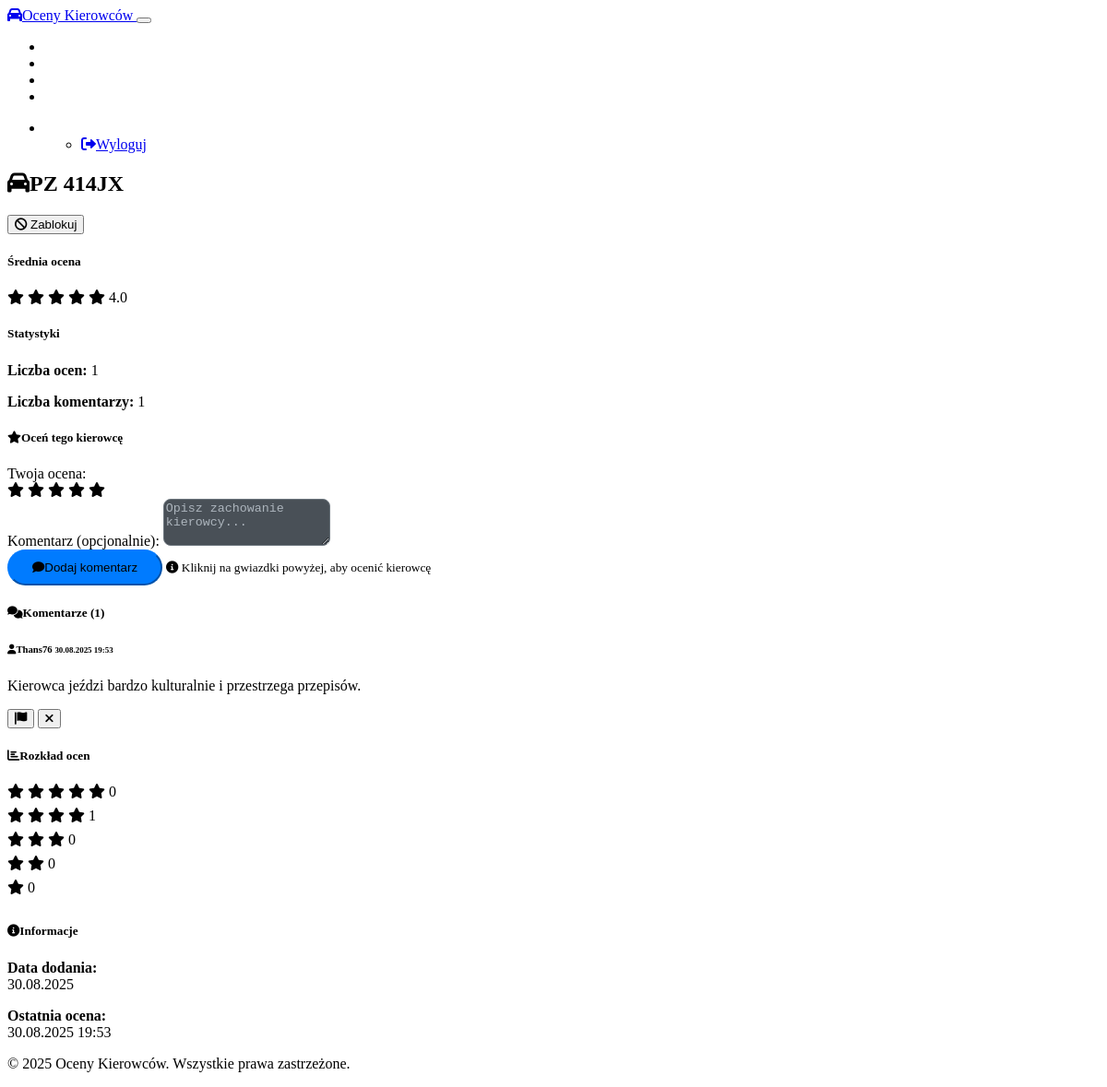
/vehicle/PZ 414JX (signed in), run on the app's committed database.
### models.py (models this page shows, shortened)
class Vehicle(db.Model):
    id = db.Column(db.Integer, primary_key=True)
    license_plate = db.Column(db.String(20), unique=True, nullable=False)
    is_blocked = db.Column(db.Boolean, default=False)
    created_at = db.Column(db.DateTime, default=datetime.utcnow)
    ratings = db.relationship('Rating', backref='vehicle', lazy='dynamic', cascade='all, delete-orphan')
    comments = db.relationship('Comment', backref='vehicle', lazy='dynamic', cascade='all, delete-orphan')

class Comment(db.Model):
    id = db.Column(db.Integer, primary_key=True)
    vehicle_id = db.Column(db.Integer, db.ForeignKey('vehicle.id'), nullable=False)
    user_id = db.Column(db.Integer, db.ForeignKey('user.id'), nullable=False)
    content = db.Column(db.Text, nullable=False)
    reports = db.Column(db.Integer, default=0)
    created_at = db.Column(db.DateTime, default=datetime.utcnow)
    report_entries = db.relationship('Report', backref='comment', lazy='dynamic', cascade='all, delete-orphan')

class User(db.Model):
    id = db.Column(db.Integer, primary_key=True)
    username = db.Column(db.String(64), unique=True, nullable=False)
    email = db.Column(db.String(120), unique=True, nullable=False)
    password_hash = db.Column(db.String(256), nullable=False)
    is_admin = db.Column(db.Boolean, default=False)
    created_at = db.Column(db.DateTime, default=datetime.utcnow)
    ratings = db.relationship('Rating', backref='user', lazy='dynamic', cascade='all, delete-orphan')
    comments = db.relationship('Comment', backref='user', lazy='dynamic', cascade='all, delete-orphan')
    reports = db.relationship('Report', backref='user', lazy='dynamic', cascade='all, delete-orphan')

class Rating(db.Model):
    id = db.Column(db.Integer, primary_key=True)
    vehicle_id = db.Column(db.Integer, db.ForeignKey('vehicle.id'), nullable=False)
    user_id = db.Column(db.Integer, db.ForeignKey('user.id'), nullable=False)
    rating = db.Column(db.Integer, nullable=False)  # 1-5 stars
    created_at = db.Column(db.DateTime, default=datetime.utcnow)
    __table_args__ = (db.UniqueConstraint('vehicle_id', 'user_id', name='unique_user_vehicle_rating'),)

### app.py (the view)
@app.route('/vehicle/<license_plate>')
def vehicle_detail(license_plate):
    if not validate_license_plate(license_plate):
        flash('Nieprawidłowy format numeru rejestracyjnego!', 'warning')
        return redirect(url_for('index'))
    vehicle = Vehicle.query.filter_by(license_plate=license_plate.upper()).first()
    if not vehicle:
        vehicle = Vehicle()
        vehicle.license_plate = license_plate.upper()
        db.session.add(vehicle)
        db.session.commit()
        flash(f'Pojazd {license_plate.upper()} został dodany do bazy danych!', 'success')
    if vehicle.is_blocked and not is_admin():
        flash('Ten pojazd został zablokowany!', 'danger')
        return redirect(url_for('index'))
    ratings = Rating.query.filter_by(vehicle_id=vehicle.id).all()
    comments = Comment.query.filter_by(vehicle_id=vehicle.id).order_by(Comment.created_at.desc()).all()
    avg_rating = sum(r.rating for r in ratings) / len(ratings) if ratings else 0
    user_rating = None
    if is_logged_in():
        user_rating = Rating.query.filter_by(
            vehicle_id=vehicle.id,
            user_id=session['user_id']
        ).first()
    return render_template('vehicle_detail.html',
                         vehicle=vehicle,
                         ratings=ratings,
                         comments=comments,
                         avg_rating=avg_rating,
                         user_rating=user_rating)

### app.py (called while the page is built)
def is_logged_in():
    return 'user_id' in session

def get_current_user():
    if is_logged_in():
        return User.query.get(session['user_id'])
    return None

def init_auth(app):
    @app.context_processor
    def inject_auth_functions():
        return {
            'get_current_user': get_current_user,
            'is_logged_in': is_logged_in,
            'is_admin': is_admin
        }

def validate_license_plate(plate):
    return bool(re.match(r'^[A-Z0-9]+$', plate.upper().replace(' ', '')))

### templates/vehicle_detail.html (shortened to what this page needs)
{% extends "base.html" %}
{% block content %}
<div class="row">
    <div class="col-lg-8">
        <div class="card">
            <div class="card-header">
                <div class="d-flex justify-content-between align-items-center">
                    <h2 class="card-title mb-0">
                        <i class="fas fa-car me-2"></i>{{ vehicle.license_plate }}
                    </h2>
                    {% if session.user_id and get_current_user().is_admin %}
                        <button class="btn btn-sm btn-outline-warning" onclick="toggleBlockVehicle('{{ vehicle.license_plate }}')">
                            <i class="fas fa-{% if vehicle.is_blocked %}unlock{% else %}ban{% endif %} me-1"></i>
                            {% if vehicle.is_blocked %}Odblokuj{% else %}Zablokuj{% endif %}
                        </button>
                    {% endif %}
                </div>
            </div>
            <div class="card-body">
                <div class="row mb-4">
                    <div class="col-md-6">
                        <h5>Średnia ocena</h5>
                        <div class="star-rating-large">
                            {% for i in range(1, 6) %}
                                <i class="fas fa-star {% if i <= avg_rating %}text-warning{% else %}text-muted{% endif %}"></i>
                            {% endfor %}
                            <span class="ms-2 h5">{{ "%.1f"|format(avg_rating) }}</span>
                        </div>
                    </div>
                    <div class="col-md-6">
                        <h5>Statystyki</h5>
                        <p class="mb-1"><strong>Liczba ocen:</strong> {{ ratings|length }}</p>
                        <p class="mb-1"><strong>Liczba komentarzy:</strong> {{ comments|length }}</p>
                    </div>
                </div>
                {% if session.user_id and not vehicle.is_blocked %}
                <div class="card bg-light mb-4">
                    <div class="card-body">
                        <h5 class="card-title">
                            <i class="fas fa-star me-2"></i>Oceń tego kierowcę
                        </h5>
                        <div class="mb-3">
                            <label class="form-label">Twoja ocena:</label>
                            <div class="star-rating-interactive" data-license-plate="{{ vehicle.license_plate }}">
                                {% for i in range(1, 6) %}
                                    <i class="fas fa-star star-interactive {% if user_rating and i <= user_rating.rating %}text-warning{% else %}text-muted{% endif %}"
                                       data-rating="{{ i }}"></i>
                                {% endfor %}
                            </div>
                        </div>
                        <div class="mb-3">
                            <label for="comment" class="form-label">Komentarz (opcjonalnie):</label>
                            <textarea class="form-control" id="comment" rows="3" placeholder="Opisz zachowanie kierowcy..."></textarea>
                        </div>
                        <button class="btn btn-primary" onclick="submitComment('{{ vehicle.license_plate }}')">
                            <i class="fas fa-comment me-1"></i>Dodaj komentarz
                        </button>
                        <small class="text-muted d-block mt-2">
                            <i class="fas fa-info-circle me-1"></i>
                            Kliknij na gwiazdki powyżej, aby ocenić kierowcę
                        </small>
                    </div>
                </div>
                {% endif %}
                <h5><i class="fas fa-comments me-2"></i>Komentarze ({{ comments|length }})</h5>
                {% if comments %}
                    {% for comment in comments %}
                    <div class="card mb-3" id="comment-{{ comment.id }}">
                        <div class="card-body">
                            <div class="d-flex justify-content-between align-items-start">
                                <div class="flex-grow-1">
                                    <h6 class="card-subtitle mb-2 text-muted">
                                        <i class="fas fa-user me-1"></i>{{ comment.user.username }}
                                        <small class="ms-2">{{ comment.created_at.strftime('%d.%m.%Y %H:%M') }}</small>
                                    </h6>
                                    <p class="card-text">{{ comment.content }}</p>
                                </div>
                                <div class="btn-group btn-group-sm">
                                    {% if session.user_id %}
                                        {% if comment.user_id == session.user_id %}
                                            <button class="btn btn-outline-danger" onclick="deleteMyComment({{ comment.id }})">
                                                <i class="fas fa-trash"></i>
                                            </button>
                                        {% else %}
                                            <button class="btn btn-outline-warning" onclick="reportComment({{ comment.id }})">
                                                <i class="fas fa-flag"></i>
                                            </button>
                                        {% endif %}
                                        {% if get_current_user() and get_current_user().is_admin %}
                                            <button class="btn btn-outline-danger" onclick="adminDeleteComment({{ comment.id }})">
                                                <i class="fas fa-times"></i>
                                            </button>
                                        {% endif %}
                                    {% endif %}
                                </div>
                            </div>
                        </div>
                    </div>
                    {% endfor %}
                {% endif %}
            </div>
        </div>
    </div>
    <div class="col-lg-4">
        <div class="card">
            <div class="card-header">
                <h5 class="card-title mb-0">
                    <i class="fas fa-chart-bar me-2"></i>Rozkład ocen
                </h5>
            </div>
            <div class="card-body">
                {% for rating_value in range(5, 0, -1) %}
                    {% set count = ratings|selectattr('rating', 'equalto', rating_value)|list|length %}
                    {% set percentage = (count / ratings|length * 100) if ratings else 0 %}
                    <div class="mb-2">
                        <div class="d-flex justify-content-between align-items-center mb-1">
                            <span class="small">
                                {% for i in range(rating_value) %}
                                    <i class="fas fa-star text-warning"></i>
                                {% endfor %}
                            </span>
                            <span class="small text-muted">{{ count }}</span>
                        </div>
                        <div class="progress" style="height: 8px;">
                        </div>
                    </div>
                {% endfor %}
            </div>
        </div>
        <div class="card mt-3">
            <div class="card-header">
                <h5 class="card-title mb-0">
                    <i class="fas fa-info-circle me-2"></i>Informacje
                </h5>
            </div>
            <div class="card-body">
                <p><strong>Data dodania:</strong><br>{{ vehicle.created_at.strftime('%d.%m.%Y') }}</p>
                {% if ratings %}
                    <p><strong>Ostatnia ocena:</strong><br>{{ ratings[-1].created_at.strftime('%d.%m.%Y %H:%M') }}</p>
                {% endif %}
            </div>
        </div>
    </div>
</div>
{% endblock %}

### templates/base.html (shortened to what this page needs)
<!DOCTYPE html>
<html lang="pl" data-bs-theme="dark">
<head>
    <link href="https://cdn.replit.com/agent/bootstrap-agent-dark-theme.min.css" rel="stylesheet">
    <link href="https://cdnjs.cloudflare.com/ajax/libs/font-awesome/6.0.0/css/all.min.css" rel="stylesheet">
    <link href="{{ url_for('static', filename='css/style.css') }}" rel="stylesheet">
</head>
<body>
    <nav class="navbar navbar-expand-lg navbar-dark">
        <div class="container">
            <a class="navbar-brand" href="{{ url_for('index') }}">
                <i class="fas fa-car me-2"></i>Oceny Kierowców
            </a>
            <button class="navbar-toggler" type="button" data-bs-toggle="collapse" data-bs-target="#navbarNav">
            </button>
            <div class="collapse navbar-collapse" id="navbarNav">
                <ul class="navbar-nav me-auto">
                    <li class="nav-item">
                        <a class="nav-link" href="{{ url_for('index') }}">
                            <i class="fas fa-home me-1"></i>Strona główna
                        </a>
                    </li>
                    <li class="nav-item">
                        <a class="nav-link" href="{{ url_for('ranking') }}">
                            <i class="fas fa-trophy me-1"></i>Ranking
                        </a>
                    </li>
                    <li class="nav-item">
                        <a class="nav-link" href="{{ url_for('search') }}">
                            <i class="fas fa-search me-1"></i>Szukaj
                        </a>
                    </li>
                    {% if session.user_id %}
                        {% if get_current_user() and get_current_user().is_admin %}
                        <li class="nav-item">
                            <a class="nav-link" href="{{ url_for('admin') }}">
                                <i class="fas fa-cog me-1"></i>Panel Admina
                            </a>
                        </li>
                        {% endif %}
                    {% endif %}
                </ul>
                <ul class="navbar-nav">
                    {% if session.user_id %}
                        <li class="nav-item dropdown">
                            <a class="nav-link dropdown-toggle" href="#" role="button" data-bs-toggle="dropdown">
                                <i class="fas fa-user me-1"></i>{{ get_current_user().username }}
                            </a>
                            <ul class="dropdown-menu">
                                <li><a class="dropdown-item" href="{{ url_for('logout') }}">
                                    <i class="fas fa-sign-out-alt me-1"></i>Wyloguj
                                </a></li>
                            </ul>
                        </li>
                    {% endif %}
                </ul>
            </div>
        </div>
    </nav>
    <main class="container mt-4">
        {% block content %}{% endblock %}
    </main>
    <footer class="mt-5 py-4 text-center text-muted">
        <div class="container">
            <p>&copy; 2025 Oceny Kierowców. Wszystkie prawa zastrzeżone.</p>
        </div>
    </footer>
</body>
</html>

### static/css/style.css (style rules this page uses)
.btn-primary { background-color: #007bff; border-color: #007bff; border-radius: 25px; padding: 10px 25px; font-weight: 500; }
.navbar-dark .navbar-nav .nav-link { color: #fff; transition: color 0.2s ease; }
.form-control { background-color: #495057; border: 1px solid #6c757d; color: #fff; border-radius: 8px; }
.form-control::placeholder { color: #adb5bd; }
.container { animation: fadeIn 0.3s ease; }

### data on the page
Vehicle: license_plate "PZ 414JX", is_blocked False (drawn), created_at "30.08.2025"
Comment: user.username "Thans76", created_at "30.08.2025 19:53", content "Kierowca jeździ bardzo kulturalnie i przestrzega przepisów."
Rating: created_at "30.08.2025 19:53"

### other printed values
{{ "%.1f"|format(avg_rating) }} "4.0"
{{ ratings|length }} "1"
{{ comments|length }} "1"
{{ count }} "0" "1" "0" "0" "0"
